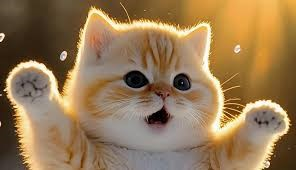
#> input picture Web/2024_06/2024_06_24/Jun24_1_NB/src/main/webapp/img/predator.jpg, 296 x 170 px, found by its file name
$ jupyter execute Aug09_3_Clustering.ipynb   (shell and % lines are left out)
#> lines starting #> are read from the running program, lines starting #| are printed output that depends on the picture
# Clustering(군집)

- 특징
 - 종속변수(속성, label, y) 없음
 - unsupervised learning
 - 새로운 데이터를 예측하는 것이 아니라
 전체적인 데이터 구조를 파악하는데 이용
 - 단점? : 분석한 결과에 대한 검증법이 불가능
 - ex) 고객 DB => 알고리즘 적용 => 패턴 추출 => cluster 분석

# K-means Clustering

unsupervised learning => label이 없는 데이터만으로 학습

데이터를 k개의 클러스터로 분류
(우리가 원하는 클래스의 갯수가 k 개)

# K-Means 동작 과정
1. 내가 가진 데이터(샘플)들을 뿌리고
2. k개의 중심점
3. 각각의 중심점을 기준으로 모든 데이터가 얼마나 떨어져 있는지 계산
4. 각각의 데이터와 가장 가까운 중심점에 포인터 할당
(각 데이터가 속할 그룹 지정)
5. 각 중심점에 할당된 모든 데이터 포인터를 기준으로 공간 분리
6. 분리된 공간에 속해있는 포인터들의 위치의 평균 계산
7. 평균을 기준으로 중심점을 이동(재조정)
8. 중심점 이동이 일어나지 않을 때까지 1~7 반복
9. 종료

# 이미지 분할 => 색상 분할
물체 감지, 추적 시스템에 사용할 수 있는 기술
이미지 자체를 컴퓨터가 해석을 하는 것이 아니고,
이미지 자체를 조금 더 의미 있는 이미지로 변경하는 것이 목표

[cell 1]
import cv2
import os
from sklearn.cluster import KMeans
from imageio import imread

[cell 2]
# 이미지 파일 하나
img = imread('predator.jpg')
#> img is the input picture: shape (170, 296, 3); mean R, G, B 149.7, 120.8, 84.1
print(img) #BGR로 표현된 상태(삼원색)
#> (printed output is left out)

# 색을 표현하는 방법 : RGB(red, green, blue) :
이 세가지 색을 섞거나 빼서 원하는 색을 만드는 방식
각각의 색상을 0 ~ 255로 표현,
값이 커지면 커질수록 해당하는 색상의 빛이 밝아짐
RGB(255,255,255) : 흰색
RGB(0,0,0) : 검정색
-=-=-=-=-=-=-=-=
OpenCV 에서는 BGR 방식 채택 (방향이 반대)

[cell 3]
# BGR => RGB 컨버트

convert_img = cv2.cvtColor(img, cv2.COLOR_BGR2RGB)
# print(convert_img)

print(img.shape)
#| (170, 296, 3)
# (높이, 너비, 컬러 채널)
# 컬러 채널 : R,G,B - 각각의 픽셀에 RGB 강도를 담은 벡터가 들어있음

[cell 4]
import numpy as np

vec = img.reshape(-1,3) # 행 하나당 열 3개가 되도록 재구성
vec = np.float32(vec)
print(vec)
#> (printed output is left out)

[cell 5]
criteria = (cv2.TermCriteria_EPS +cv2.TermCriteria_MAX_ITER, 10, 1.0)
# criteria : 반복에 대한 설정, 기준에 충족되는 순간 알고리즘 반복이 멈추도록 하는 옵션
# 반복을 멈추게 하는 옵션 종류 3가지
# cv2.TermCriteria_EPS : 특정 정확도에 도달하면 알고리즘 중지
# cv2.TermCriteria_MAX_ITER : 특정 반복횟수에 도달하면 알고리즘 중지
# cv2.TermCriteria_EPS +cv2.TermCriteria_MAX_ITER : 두 조건중 하나라도 만족하면 알고리즘 중지

# max_iter : 최대 반복횟수를 지정하는 [정수]
# epsilon : 요구되는 특정 정확도

K = 4 # 클러스터의 갯수 (분류 목표로 하는 색상 수?)
attempts = 10 # 시도 횟수
ret, label, center = cv2.kmeans(vec, K, None, criteria, attempts, cv2.KMEANS_PP_CENTERS)
#> ret = 77801096.3; center = [[236.7, 202.6, 142.2], [78.27, 55.99, 30.66], [161.5, 118.3, 60.93], [156.7, 137.7, 120.9]]

# ret : 밀집도
# label : 어느 클러스터에 속하게 되는지
# center : 클러스터의 중심 좌표

# cv2.kmeans 파라미터
# data : 학습 데이터 행렬 (np.float32)
# K : 군집의 갯수 (cluster의 수)
# best Labels : 각 샘플의 군집번호 행렬 - None
# criteria : 종료 기준(type, max count, epsilon(정확도))를 튜플 형태로 받음
# attempts : 초기 레이블로 반복하는 횟수
# flags : 초기 중앙 설정법
#       cv2.KMEANS_PP_CENTERS : 시간 좀 걸리는 대신, 정확도 높게
#       cv2.KMEANS_RANDOM_CENTERS : 정확도는 떨어지지만, 시간은 덜 들게

# clustering 결과를 이용해 출력할 내용 생성
center = np.uint8(center)
#> center = [[236, 202, 142], [78, 55, 30], [161, 118, 60], [156, 137, 120]]

 # 중심점 좌표 받기 => 각 필셀마다 K개 군집 중심 색상 치환
res = center[label.flatten()]
result = res.reshape((img.shape)) # 원본 이미지와 동일한 형태로 치환
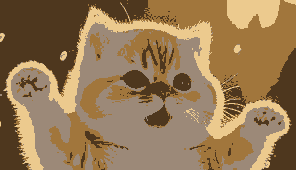
#> result: shape (170, 296, 3); mean R, G, B 149.2, 120.2, 83.3
#################################################
K = 7 # 클러스터의 갯수 (분류 목표로 하는 색상 수?)
attempts = 10 # 시도 횟수
ret, label, center = cv2.kmeans(vec, K, None, criteria, attempts, cv2.KMEANS_PP_CENTERS)
#> ret = 35043338.3; center = [[154.8, 138.2, 124.4], [142, 108, 68.46], [55.79, 38.8, 21.05], [247.9, 228.6, 179.9], [199.5, 143.6, 62.18], [103.1, 74.47, 39.58], [218.6, 174.3, 111.6]]
center = np.uint8(center)
#> center = [[154, 138, 124], [141, 108, 68], [55, 38, 21], [247, 228, 179], [199, 143, 62], [103, 74, 39], [218, 174, 111]]

 # 중심점 좌표 받기 => 각 필셀마다 K개 군집 중심 색상 치환
res = center[label.flatten()]
result1 = res.reshape((img.shape)) # 원본 이미지와 동일한 형태로 치환
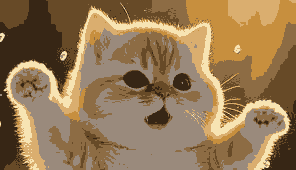
#> result1: shape (170, 296, 3); mean R, G, B 149, 120.5, 83.6
###################################################
K = 10 # 클러스터의 갯수 (분류 목표로 하는 색상 수?)
attempts = 10 # 시도 횟수
ret, label, center = cv2.kmeans(vec, K, None, criteria, attempts, cv2.KMEANS_PP_CENTERS)
#> ret = 23673428.1; center = [[154.6, 144.8, 138.2], [104, 75.37, 40.95], [231, 198.4, 141.1], [57.16, 39.93, 21.79], [192.7, 138.2, 58.48], [251.4, 236.7, 192.7], [142.4, 120.1, 101.9], [186.1, 151.6, 113.4], [229.2, 168.4, 77.98], [144.5, 105.5, 55.62]]
center = np.uint8(center)
#> center = [[154, 144, 138], [103, 75, 40], [230, 198, 141], [57, 39, 21], [192, 138, 58], [251, 236, 192], [142, 120, 101], [186, 151, 113], [229, 168, 77], [144, 105, 55]]

 # 중심점 좌표 받기 => 각 필셀마다 K개 군집 중심 색상 치환
res = center[label.flatten()]
result2 = res.reshape((img.shape)) # 원본 이미지와 동일한 형태로 치환
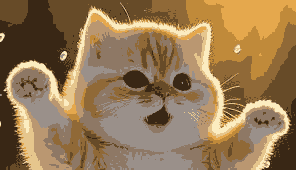
#> result2: shape (170, 296, 3); mean R, G, B 149.2, 120.3, 83.4
###################################################

[cell 6]
import matplotlib.pyplot as plt

plt.figure(figsize=(10,10))
plt.subplot(2,2,1)
plt.imshow(img)
plt.title('Original img'), plt.xticks([]), plt.yticks([])

plt.subplot(2,2,2)
plt.imshow(result2)
plt.title('K=10'), plt.xticks([]), plt.yticks([])

plt.subplot(2,2,3)
plt.imshow(result1)
plt.title('K=7'), plt.xticks([]), plt.yticks([])

plt.subplot(2,2,4)
plt.imshow(result)
plt.title('K=4'), plt.xticks([]), plt.yticks([])

plt.show()
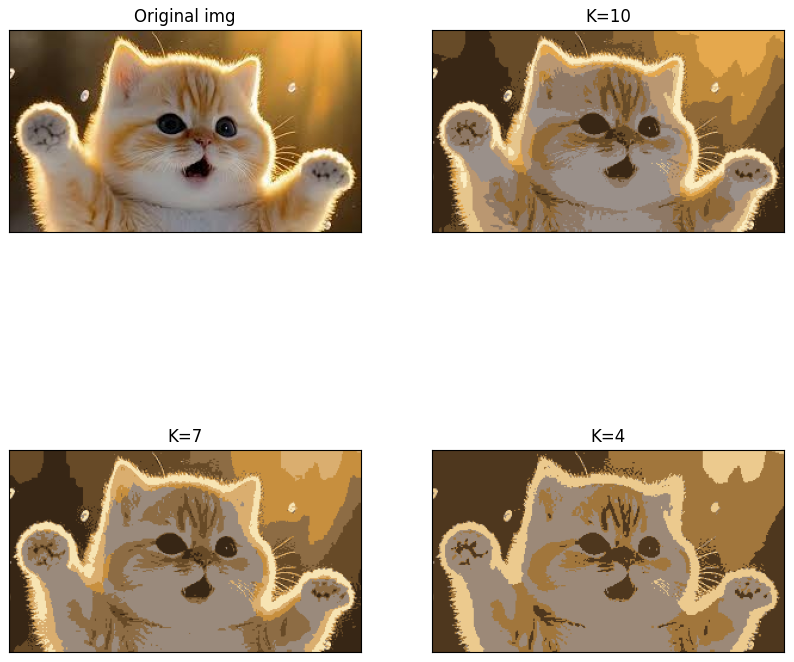
#> figure drawn by matplotlib, 4 panels
